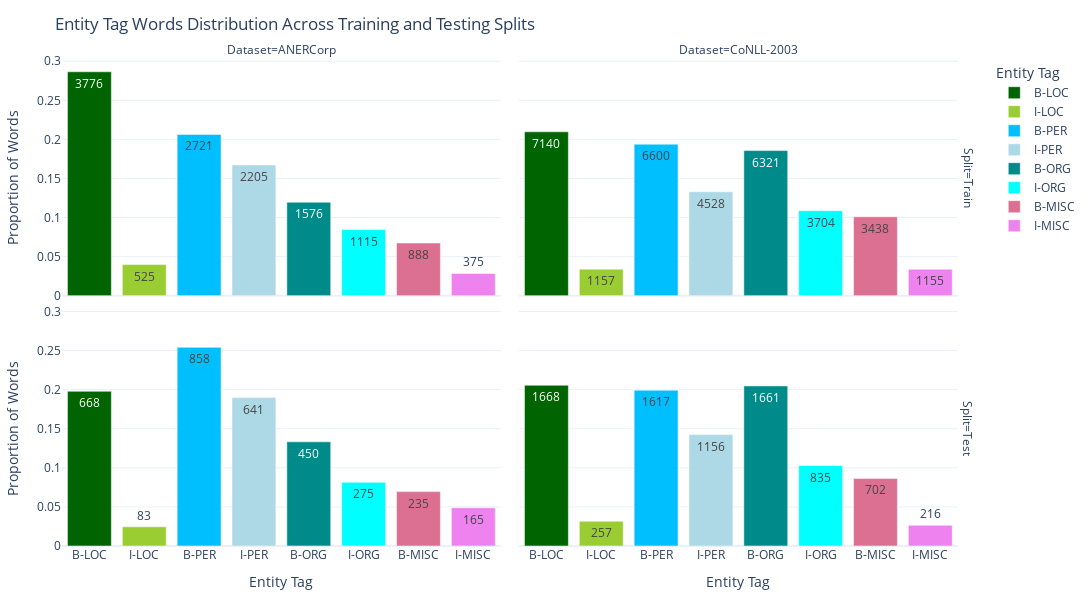

The cell this chart's notebook holds for it:
### Markdown cell above
# Token Level

### Code cell
# Example usage
# df is your DataFrame loaded with the necessary 'Dataset', 'Tag', 'Words Proportion', and 'Tag Words' columns
visualizer = EntityTagVisualizer(df=combined_tag_stats)
visualizer.preprocess_data()
visualizer.plot_faceted_bar_chart('Words Proportion', 'Tag Words', "Entity Tag Words Distribution Across Training and Testing Splits",)

### Figure 1 — Plotly figure (JSON) as saved in the notebook; plotly's stock layout.template omitted (floating-point values rounded to 4 significant figures)
{"data": [{"alignmentgroup": "True", "hovertemplate": "Entity Tag=%{x}<br>Split=Train<br>Dataset=ANERCorp<br>Proportion of Words=%{y}<br>Tag Words=%{text}<extra></extra>", "legendgroup": "B-LOC", "marker": {"color": "darkgreen", "pattern": {"shape": ""}}, "name": "B-LOC", "offsetgroup": "B-LOC", "orientation": "v", "showlegend": true, "text": [3776], "textposition": "auto", "type": "bar", "x": ["B-LOC"], "xaxis": "x3", "y": [0.2865], "yaxis": "y3"}, {"alignmentgroup": "True", "hovertemplate": "Entity Tag=%{x}<br>Split=Train<br>Dataset=CoNLL-2003<br>Proportion of Words=%{y}<br>Tag Words=%{text}<extra></extra>", "legendgroup": "B-LOC", "marker": {"color": "darkgreen", "pattern": {"shape": ""}}, "name": "B-LOC", "offsetgroup": "B-LOC", "orientation": "v", "showlegend": false, "text": [7140], "textposition": "auto", "type": "bar", "x": ["B-LOC"], "xaxis": "x4", "y": [0.2097], "yaxis": "y4"}, {"alignmentgroup": "True", "hovertemplate": "Entity Tag=%{x}<br>Split=Test<br>Dataset=ANERCorp<br>Proportion of Words=%{y}<br>Tag Words=%{text}<extra></extra>", "legendgroup": "B-LOC", "marker": {"color": "darkgreen", "pattern": {"shape": ""}}, "name": "B-LOC", "offsetgroup": "B-LOC", "orientation": "v", "showlegend": false, "text": [668], "textposition": "auto", "type": "bar", "x": ["B-LOC"], "xaxis": "x", "y": [0.1979], "yaxis": "y"}, {"alignmentgroup": "True", "hovertemplate": "Entity Tag=%{x}<br>Split=Test<br>Dataset=CoNLL-2003<br>Proportion of Words=%{y}<br>Tag Words=%{text}<extra></extra>", "legendgroup": "B-LOC", "marker": {"color": "darkgreen", "pattern": {"shape": ""}}, "name": "B-LOC", "offsetgroup": "B-LOC", "orientation": "v", "showlegend": false, "text": [1668], "textposition": "auto", "type": "bar", "x": ["B-LOC"], "xaxis": "x2", "y": [0.2056], "yaxis": "y2"}, {"alignmentgroup": "True", "hovertemplate": "Entity Tag=%{x}<br>Split=Train<br>Dataset=ANERCorp<br>Proportion of Words=%{y}<br>Tag Words=%{text}<extra></extra>", "legendgroup": "I-LOC", "marker": {"color": "yellowgreen", "pattern": {"shape": ""}}, "name": "I-LOC", "offsetgroup": "I-LOC", "orientation": "v", "showlegend": true, "text": [525], "textposition": "auto", "type": "bar", "x": ["I-LOC"], "xaxis": "x3", "y": [0.0398], "yaxis": "y3"}, {"alignmentgroup": "True", "hovertemplate": "Entity Tag=%{x}<br>Split=Train<br>Dataset=CoNLL-2003<br>Proportion of Words=%{y}<br>Tag Words=%{text}<extra></extra>", "legendgroup": "I-LOC", "marker": {"color": "yellowgreen", "pattern": {"shape": ""}}, "name": "I-LOC", "offsetgroup": "I-LOC", "orientation": "v", "showlegend": false, "text": [1157], "textposition": "auto", "type": "bar", "x": ["I-LOC"], "xaxis": "x4", "y": [0.034], "yaxis": "y4"}, {"alignmentgroup": "True", "hovertemplate": "Entity Tag=%{x}<br>Split=Test<br>Dataset=ANERCorp<br>Proportion of Words=%{y}<br>Tag Words=%{text}<extra></extra>", "legendgroup": "I-LOC", "marker": {"color": "yellowgreen", "pattern": {"shape": ""}}, "name": "I-LOC", "offsetgroup": "I-LOC", "orientation": "v", "showlegend": false, "text": [83], "textposition": "auto", "type": "bar", "x": ["I-LOC"], "xaxis": "x", "y": [0.0246], "yaxis": "y"}, {"alignmentgroup": "True", "hovertemplate": "Entity Tag=%{x}<br>Split=Test<br>Dataset=CoNLL-2003<br>Proportion of Words=%{y}<br>Tag Words=%{text}<extra></extra>", "legendgroup": "I-LOC", "marker": {"color": "yellowgreen", "pattern": {"shape": ""}}, "name": "I-LOC", "offsetgroup": "I-LOC", "orientation": "v", "showlegend": false, "text": [257], "textposition": "auto", "type": "bar", "x": ["I-LOC"], "xaxis": "x2", "y": [0.0317], "yaxis": "y2"}, {"alignmentgroup": "True", "hovertemplate": "Entity Tag=%{x}<br>Split=Train<br>Dataset=ANERCorp<br>Proportion of Words=%{y}<br>Tag Words=%{text}<extra></extra>", "legendgroup": "B-PER", "marker": {"color": "deepskyblue", "pattern": {"shape": ""}}, "name": "B-PER", "offsetgroup": "B-PER", "orientation": "v", "showlegend": true, "text": [2721], "textposition": "auto", "type": "bar", "x": ["B-PER"], "xaxis": "x3", "y": [0.2064], "yaxis": "y3"}, {"alignmentgroup": "True", "hovertemplate": "Entity Tag=%{x}<br>Split=Train<br>Dataset=CoNLL-2003<br>Proportion of Words=%{y}<br>Tag Words=%{text}<extra></extra>", "legendgroup": "B-PER", "marker": {"color": "deepskyblue", "pattern": {"shape": ""}}, "name": "B-PER", "offsetgroup": "B-PER", "orientation": "v", "showlegend": false, "text": [6600], "textposition": "auto", "type": "bar", "x": ["B-PER"], "xaxis": "x4", "y": [0.1939], "yaxis": "y4"}, {"alignmentgroup": "True", "hovertemplate": "Entity Tag=%{x}<br>Split=Test<br>Dataset=ANERCorp<br>Proportion of Words=%{y}<br>Tag Words=%{text}<extra></extra>", "legendgroup": "B-PER", "marker": {"color": "deepskyblue", "pattern": {"shape": ""}}, "name": "B-PER", "offsetgroup": "B-PER", "orientation": "v", "showlegend": false, "text": [858], "textposition": "auto", "type": "bar", "x": ["B-PER"], "xaxis": "x", "y": [0.2542], "yaxis": "y"}, {"alignmentgroup": "True", "hovertemplate": "Entity Tag=%{x}<br>Split=Test<br>Dataset=CoNLL-2003<br>Proportion of Words=%{y}<br>Tag Words=%{text}<extra></extra>", "legendgroup": "B-PER", "marker": {"color": "deepskyblue", "pattern": {"shape": ""}}, "name": "B-PER", "offsetgroup": "B-PER", "orientation": "v", "showlegend": false, "text": [1617], "textposition": "auto", "type": "bar", "x": ["B-PER"], "xaxis": "x2", "y": [0.1993], "yaxis": "y2"}, {"alignmentgroup": "True", "hovertemplate": "Entity Tag=%{x}<br>Split=Train<br>Dataset=ANERCorp<br>Proportion of Words=%{y}<br>Tag Words=%{text}<extra></extra>", "legendgroup": "I-PER", "marker": {"color": "lightblue", "pattern": {"shape": ""}}, "name": "I-PER", "offsetgroup": "I-PER", "orientation": "v", "showlegend": true, "text": [2205], "textposition": "auto", "type": "bar", "x": ["I-PER"], "xaxis": "x3", "y": [0.1673], "yaxis": "y3"}, {"alignmentgroup": "True", "hovertemplate": "Entity Tag=%{x}<br>Split=Train<br>Dataset=CoNLL-2003<br>Proportion of Words=%{y}<br>Tag Words=%{text}<extra></extra>", "legendgroup": "I-PER", "marker": {"color": "lightblue", "pattern": {"shape": ""}}, "name": "I-PER", "offsetgroup": "I-PER", "orientation": "v", "showlegend": false, "text": [4528], "textposition": "auto", "type": "bar", "x": ["I-PER"], "xaxis": "x4", "y": [0.133], "yaxis": "y4"}, {"alignmentgroup": "True", "hovertemplate": "Entity Tag=%{x}<br>Split=Test<br>Dataset=ANERCorp<br>Proportion of Words=%{y}<br>Tag Words=%{text}<extra></extra>", "legendgroup": "I-PER", "marker": {"color": "lightblue", "pattern": {"shape": ""}}, "name": "I-PER", "offsetgroup": "I-PER", "orientation": "v", "showlegend": false, "text": [641], "textposition": "auto", "type": "bar", "x": ["I-PER"], "xaxis": "x", "y": [0.1899], "yaxis": "y"}, {"alignmentgroup": "True", "hovertemplate": "Entity Tag=%{x}<br>Split=Test<br>Dataset=CoNLL-2003<br>Proportion of Words=%{y}<br>Tag Words=%{text}<extra></extra>", "legendgroup": "I-PER", "marker": {"color": "lightblue", "pattern": {"shape": ""}}, "name": "I-PER", "offsetgroup": "I-PER", "orientation": "v", "showlegend": false, "text": [1156], "textposition": "auto", "type": "bar", "x": ["I-PER"], "xaxis": "x2", "y": [0.1425], "yaxis": "y2"}, {"alignmentgroup": "True", "hovertemplate": "Entity Tag=%{x}<br>Split=Train<br>Dataset=ANERCorp<br>Proportion of Words=%{y}<br>Tag Words=%{text}<extra></extra>", "legendgroup": "B-ORG", "marker": {"color": "darkcyan", "pattern": {"shape": ""}}, "name": "B-ORG", "offsetgroup": "B-ORG", "orientation": "v", "showlegend": true, "text": [1576], "textposition": "auto", "type": "bar", "x": ["B-ORG"], "xaxis": "x3", "y": [0.1196], "yaxis": "y3"}, {"alignmentgroup": "True", "hovertemplate": "Entity Tag=%{x}<br>Split=Train<br>Dataset=CoNLL-2003<br>Proportion of Words=%{y}<br>Tag Words=%{text}<extra></extra>", "legendgroup": "B-ORG", "marker": {"color": "darkcyan", "pattern": {"shape": ""}}, "name": "B-ORG", "offsetgroup": "B-ORG", "orientation": "v", "showlegend": false, "text": [6321], "textposition": "auto", "type": "bar", "x": ["B-ORG"], "xaxis": "x4", "y": [0.1857], "yaxis": "y4"}, {"alignmentgroup": "True", "hovertemplate": "Entity Tag=%{x}<br>Split=Test<br>Dataset=ANERCorp<br>Proportion of Words=%{y}<br>Tag Words=%{text}<extra></extra>", "legendgroup": "B-ORG", "marker": {"color": "darkcyan", "pattern": {"shape": ""}}, "name": "B-ORG", "offsetgroup": "B-ORG", "orientation": "v", "showlegend": false, "text": [450], "textposition": "auto", "type": "bar", "x": ["B-ORG"], "xaxis": "x", "y": [0.1333], "yaxis": "y"}, {"alignmentgroup": "True", "hovertemplate": "Entity Tag=%{x}<br>Split=Test<br>Dataset=CoNLL-2003<br>Proportion of Words=%{y}<br>Tag Words=%{text}<extra></extra>", "legendgroup": "B-ORG", "marker": {"color": "darkcyan", "pattern": {"shape": ""}}, "name": "B-ORG", "offsetgroup": "B-ORG", "orientation": "v", "showlegend": false, "text": [1661], "textposition": "auto", "type": "bar", "x": ["B-ORG"], "xaxis": "x2", "y": [0.2048], "yaxis": "y2"}, {"alignmentgroup": "True", "hovertemplate": "Entity Tag=%{x}<br>Split=Train<br>Dataset=ANERCorp<br>Proportion of Words=%{y}<br>Tag Words=%{text}<extra></extra>", "legendgroup": "I-ORG", "marker": {"color": "cyan", "pattern": {"shape": ""}}, "name": "I-ORG", "offsetgroup": "I-ORG", "orientation": "v", "showlegend": true, "text": [1115], "textposition": "auto", "type": "bar", "x": ["I-ORG"], "xaxis": "x3", "y": [0.0846], "yaxis": "y3"}, {"alignmentgroup": "True", "hovertemplate": "Entity Tag=%{x}<br>Split=Train<br>Dataset=CoNLL-2003<br>Proportion of Words=%{y}<br>Tag Words=%{text}<extra></extra>", "legendgroup": "I-ORG", "marker": {"color": "cyan", "pattern": {"shape": ""}}, "name": "I-ORG", "offsetgroup": "I-ORG", "orientation": "v", "showlegend": false, "text": [3704], "textposition": "auto", "type": "bar", "x": ["I-ORG"], "xaxis": "x4", "y": [0.1088], "yaxis": "y4"}, {"alignmentgroup": "True", "hovertemplate": "Entity Tag=%{x}<br>Split=Test<br>Dataset=ANERCorp<br>Proportion of Words=%{y}<br>Tag Words=%{text}<extra></extra>", "legendgroup": "I-ORG", "marker": {"color": "cyan", "pattern": {"shape": ""}}, "name": "I-ORG", "offsetgroup": "I-ORG", "orientation": "v", "showlegend": false, "text": [275], "textposition": "auto", "type": "bar", "x": ["I-ORG"], "xaxis": "x", "y": [0.0815], "yaxis": "y"}, {"alignmentgroup": "True", "hovertemplate": "Entity Tag=%{x}<br>Split=Test<br>Dataset=CoNLL-2003<br>Proportion of Words=%{y}<br>Tag Words=%{text}<extra></extra>", "legendgroup": "I-ORG", "marker": {"color": "cyan", "pattern": {"shape": ""}}, "name": "I-ORG", "offsetgroup": "I-ORG", "orientation": "v", "showlegend": false, "text": [835], "textposition": "auto", "type": "bar", "x": ["I-ORG"], "xaxis": "x2", "y": [0.1029], "yaxis": "y2"}, {"alignmentgroup": "True", "hovertemplate": "Entity Tag=%{x}<br>Split=Train<br>Dataset=ANERCorp<br>Proportion of Words=%{y}<br>Tag Words=%{text}<extra></extra>", "legendgroup": "B-MISC", "marker": {"color": "palevioletred", "pattern": {"shape": ""}}, "name": "B-MISC", "offsetgroup": "B-MISC", "orientation": "v", "showlegend": true, "text": [888], "textposition": "auto", "type": "bar", "x": ["B-MISC"], "xaxis": "x3", "y": [0.0674], "yaxis": "y3"}, {"alignmentgroup": "True", "hovertemplate": "Entity Tag=%{x}<br>Split=Train<br>Dataset=CoNLL-2003<br>Proportion of Words=%{y}<br>Tag Words=%{text}<extra></extra>", "legendgroup": "B-MISC", "marker": {"color": "palevioletred", "pattern": {"shape": ""}}, "name": "B-MISC", "offsetgroup": "B-MISC", "orientation": "v", "showlegend": false, "text": [3438], "textposition": "auto", "type": "bar", "x": ["B-MISC"], "xaxis": "x4", "y": [0.101], "yaxis": "y4"}, {"alignmentgroup": "True", "hovertemplate": "Entity Tag=%{x}<br>Split=Test<br>Dataset=ANERCorp<br>Proportion of Words=%{y}<br>Tag Words=%{text}<extra></extra>", "legendgroup": "B-MISC", "marker": {"color": "palevioletred", "pattern": {"shape": ""}}, "name": "B-MISC", "offsetgroup": "B-MISC", "orientation": "v", "showlegend": false, "text": [235], "textposition": "auto", "type": "bar", "x": ["B-MISC"], "xaxis": "x", "y": [0.0696], "yaxis": "y"}, {"alignmentgroup": "True", "hovertemplate": "Entity Tag=%{x}<br>Split=Test<br>Dataset=CoNLL-2003<br>Proportion of Words=%{y}<br>Tag Words=%{text}<extra></extra>", "legendgroup": "B-MISC", "marker": {"color": "palevioletred", "pattern": {"shape": ""}}, "name": "B-MISC", "offsetgroup": "B-MISC", "orientation": "v", "showlegend": false, "text": [702], "textposition": "auto", "type": "bar", "x": ["B-MISC"], "xaxis": "x2", "y": [0.0865], "yaxis": "y2"}, {"alignmentgroup": "True", "hovertemplate": "Entity Tag=%{x}<br>Split=Train<br>Dataset=ANERCorp<br>Proportion of Words=%{y}<br>Tag Words=%{text}<extra></extra>", "legendgroup": "I-MISC", "marker": {"color": "violet", "pattern": {"shape": ""}}, "name": "I-MISC", "offsetgroup": "I-MISC", "orientation": "v", "showlegend": true, "text": [375], "textposition": "auto", "type": "bar", "x": ["I-MISC"], "xaxis": "x3", "y": [0.0285], "yaxis": "y3"}, {"alignmentgroup": "True", "hovertemplate": "Entity Tag=%{x}<br>Split=Train<br>Dataset=CoNLL-2003<br>Proportion of Words=%{y}<br>Tag Words=%{text}<extra></extra>", "legendgroup": "I-MISC", "marker": {"color": "violet", "pattern": {"shape": ""}}, "name": "I-MISC", "offsetgroup": "I-MISC", "orientation": "v", "showlegend": false, "text": [1155], "textposition": "auto", "type": "bar", "x": ["I-MISC"], "xaxis": "x4", "y": [0.0339], "yaxis": "y4"}, {"alignmentgroup": "True", "hovertemplate": "Entity Tag=%{x}<br>Split=Test<br>Dataset=ANERCorp<br>Proportion of Words=%{y}<br>Tag Words=%{text}<extra></extra>", "legendgroup": "I-MISC", "marker": {"color": "violet", "pattern": {"shape": ""}}, "name": "I-MISC", "offsetgroup": "I-MISC", "orientation": "v", "showlegend": false, "text": [165], "textposition": "auto", "type": "bar", "x": ["I-MISC"], "xaxis": "x", "y": [0.0489], "yaxis": "y"}, {"alignmentgroup": "True", "hovertemplate": "Entity Tag=%{x}<br>Split=Test<br>Dataset=CoNLL-2003<br>Proportion of Words=%{y}<br>Tag Words=%{text}<extra></extra>", "legendgroup": "I-MISC", "marker": {"color": "violet", "pattern": {"shape": ""}}, "name": "I-MISC", "offsetgroup": "I-MISC", "orientation": "v", "showlegend": false, "text": [216], "textposition": "auto", "type": "bar", "x": ["I-MISC"], "xaxis": "x2", "y": [0.0266], "yaxis": "y2"}], "layout": {"annotations": [{"font": {}, "showarrow": false, "text": "Dataset=ANERCorp", "x": 0.24, "xanchor": "center", "xref": "paper", "y": 1, "yanchor": "bottom", "yref": "paper"}, {"font": {}, "showarrow": false, "text": "Dataset=CoNLL-2003", "x": 0.74, "xanchor": "center", "xref": "paper", "y": 1, "yanchor": "bottom", "yref": "paper"}, {"font": {}, "showarrow": false, "text": "Split=Test", "textangle": 90, "x": 0.98, "xanchor": "left", "xref": "paper", "y": 0.2425, "yanchor": "middle", "yref": "paper"}, {"font": {}, "showarrow": false, "text": "Split=Train", "textangle": 90, "x": 0.98, "xanchor": "left", "xref": "paper", "y": 0.7575, "yanchor": "middle", "yref": "paper"}], "barmode": "relative", "height": 600, "legend": {"title": {"text": "Entity Tag"}, "tracegroupgap": 0}, "margin": {"b": 20, "l": 20, "r": 20, "t": 60}, "title": {"text": "Entity Tag Words Distribution Across Training and Testing Splits"}, "width": 1200, "xaxis": {"anchor": "y", "categoryarray": ["B-LOC", "I-LOC", "B-PER", "I-PER", "B-ORG", "I-ORG", "B-MISC", "I-MISC"], "categoryorder": "array", "domain": [0, 0.48], "title": {"text": "Entity Tag"}}, "xaxis2": {"anchor": "y2", "categoryarray": ["B-LOC", "I-LOC", "B-PER", "I-PER", "B-ORG", "I-ORG", "B-MISC", "I-MISC"], "categoryorder": "array", "domain": [0.5, 0.98], "matches": "x", "title": {"text": "Entity Tag"}}, "xaxis3": {"anchor": "y3", "domain": [0, 0.48], "matches": "x", "showticklabels": false}, "xaxis4": {"anchor": "y4", "domain": [0.5, 0.98], "matches": "x", "showticklabels": false}, "yaxis": {"anchor": "x", "domain": [0, 0.485], "title": {"text": "Proportion of Words"}}, "yaxis2": {"anchor": "x2", "domain": [0, 0.485], "matches": "y", "showticklabels": false}, "yaxis3": {"anchor": "x3", "domain": [0.515, 1], "matches": "y", "title": {"text": "Proportion of Words"}}, "yaxis4": {"anchor": "x4", "domain": [0.515, 1], "matches": "y", "showticklabels": false}}}
